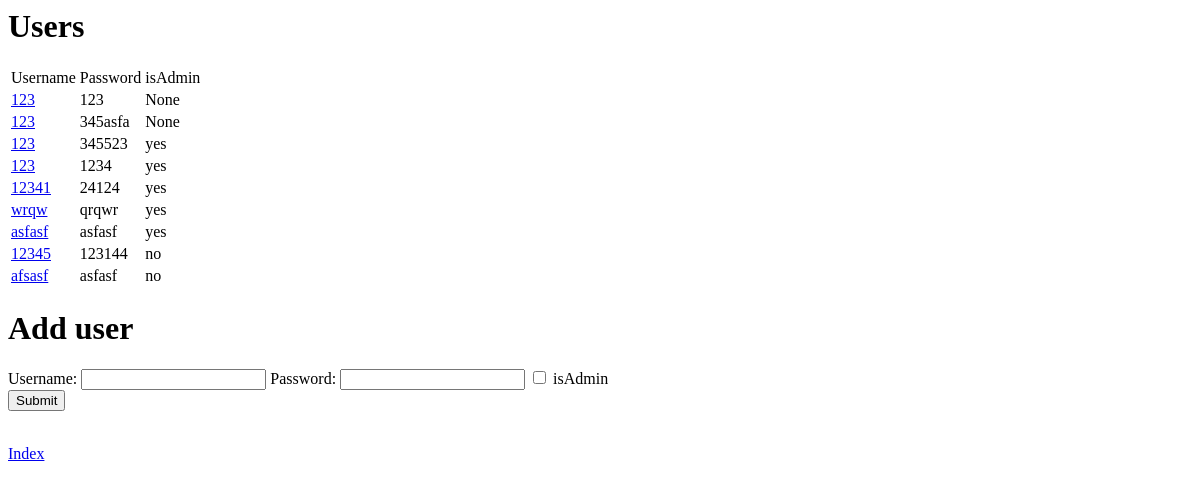
/users, run on an earlier commit of the app's database.
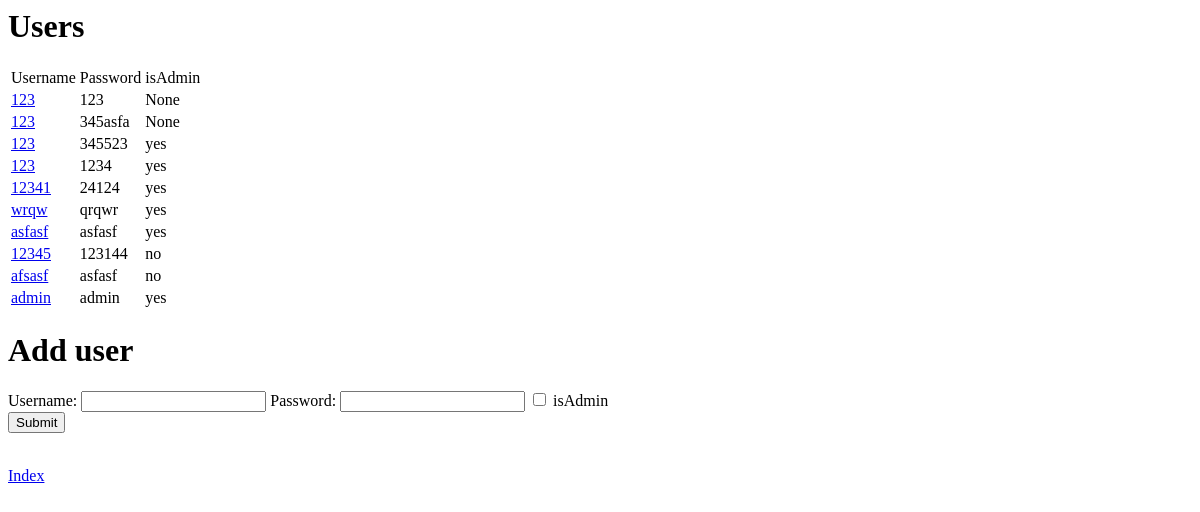
And on a later commit of the database.
### tables this page shows
CREATE TABLE users (username TEXT, password TEXT, isAdmin TEXT);

### main.py (the view)
@app.route('/users', methods=['POST', 'GET'])
def showUsers():
        if request.args.get("username"):
            username = request.args.get("username")
            con = sqlite3.connect(DATABASE)
            cur = con.cursor()
            currentLoggedUser = session["user"]
            cur.execute("select * from users where username=?", (currentLoggedUser, ))
            currentUser = cur.fetchone()
            if currentUser[2] != 'yes':
                return 'Only admin has access!'
            else:
                cur.execute("select * from users where username=?", (username, ))
                user = cur.fetchone()
                con.close()
                return render_template('user.html', user = user)
        else:
            con = sqlite3.connect(DATABASE)
            cur = con.cursor()
            cur.execute("select * from users")
            users = cur.fetchall()
            con.close()
            return render_template('users.html', users = users)

### templates/users.html
<html>
<head>
</head>
<body>
    <h1>
        Users
    </h1>
    <table>
        <thead>
           <td>Username</td>
           <td>Password</td>
           <td>isAdmin</td>
        </thead>
        {% for user in users %}
           <tr>
              <td><a href="/users?username={{user[0]}}">{{user[0]}}</a></td>
              <td>{{user[1]}}</td>
              <td>{{user[2]}}</td>
           </tr>
        {% endfor %}
     </table>
    <h1>
        Add user
    </h1>
    <form method=post action="/add_user">
        Username: <input type=text name=username>
        Password: <input type=password name=password>
        <input type="checkbox" id="isAdmin" name="isAdmin" value="true">
        <label for="isAdmin">isAdmin</label><br>
        <input type=submit>
    </form>
    <br>
    <a href="/">Index</a>
</body>
</html>

What changed in the data, as far as the page shows it:
added users: username "admin", password "admin", isAdmin "yes"
